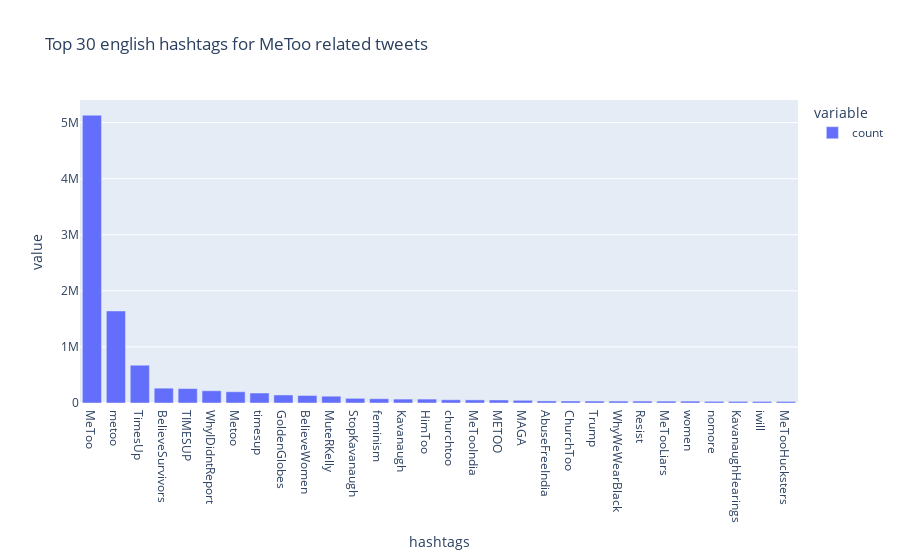

The cell this chart's notebook holds for it:
### Code cell
hashtag_count_in_english_df = hashtag_count_in_english_df.reset_index().groupby('hashtags')['count'].sum().sort_values(ascending=False)

# hashtag_count_in_english_df.to_csv('export_summary/hashtag_count_in_english_df.csv')
# hashtag_count_in_english_df = pd.read_csv('export_summary/hashtag_count_in_english_df.csv', index_col=0)

hashtag_count_in_english_df = hashtag_count_in_english_df.head(30)
px.bar(hashtag_count_in_english_df, title = 'Top 30 english hashtags for MeToo related tweets')

### Figure 1 — Plotly figure (JSON) as saved in the notebook; plotly's stock layout.template omitted (floating-point values rounded to 4 significant figures)
{"data": [{"alignmentgroup": "True", "hovertemplate": "variable=count<br>hashtags=%{x}<br>value=%{y}<extra></extra>", "legendgroup": "count", "marker": {"color": "#636efa", "pattern": {"shape": ""}}, "name": "count", "offsetgroup": "count", "orientation": "v", "showlegend": true, "textposition": "auto", "type": "bar", "x": ["MeToo", "metoo", "TimesUp", "BelieveSurvivors", "TIMESUP", "WhyIDidntReport", "Metoo", "timesup", "GoldenGlobes", "BelieveWomen", "MuteRKelly", "StopKavanaugh", "feminism", "Kavanaugh", "HimToo", "churchtoo", "MeTooIndia", "METOO", "MAGA", "AbuseFreeIndia", "ChurchToo", "Trump", "WhyWeWearBlack", "Resist", "MeTooLiars", "women", "nomore", "KavanaughHearings", "iwill", "MeTooHucksters"], "xaxis": "x", "y": [5132826, 1641438, 673675, 264829, 257381, 218231, 200791, 177886, 143405, 134288, 121509, 83381, 76052, 69976, 69956, 57471, 55572, 53917, 48136, 37034, 35742, 34881, 34476, 34270, 33713, 33623, 29652, 29056, 28436, 27599], "yaxis": "y"}], "layout": {"barmode": "relative", "legend": {"title": {"text": "variable"}, "tracegroupgap": 0}, "title": {"text": "Top 30 english hashtags for MeToo related tweets"}, "xaxis": {"anchor": "y", "domain": [0, 1], "title": {"text": "hashtags"}}, "yaxis": {"anchor": "x", "domain": [0, 1], "title": {"text": "value"}}}}
